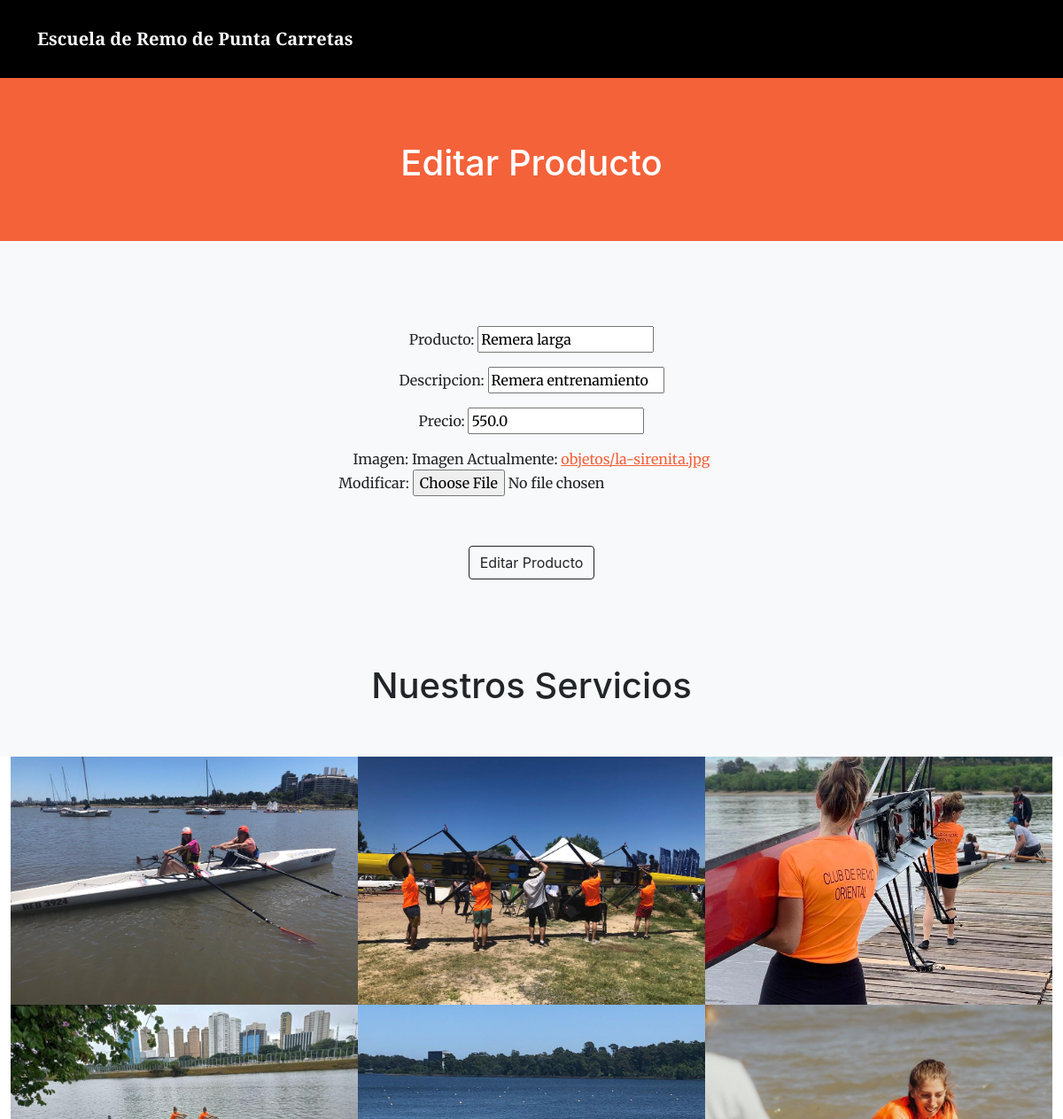
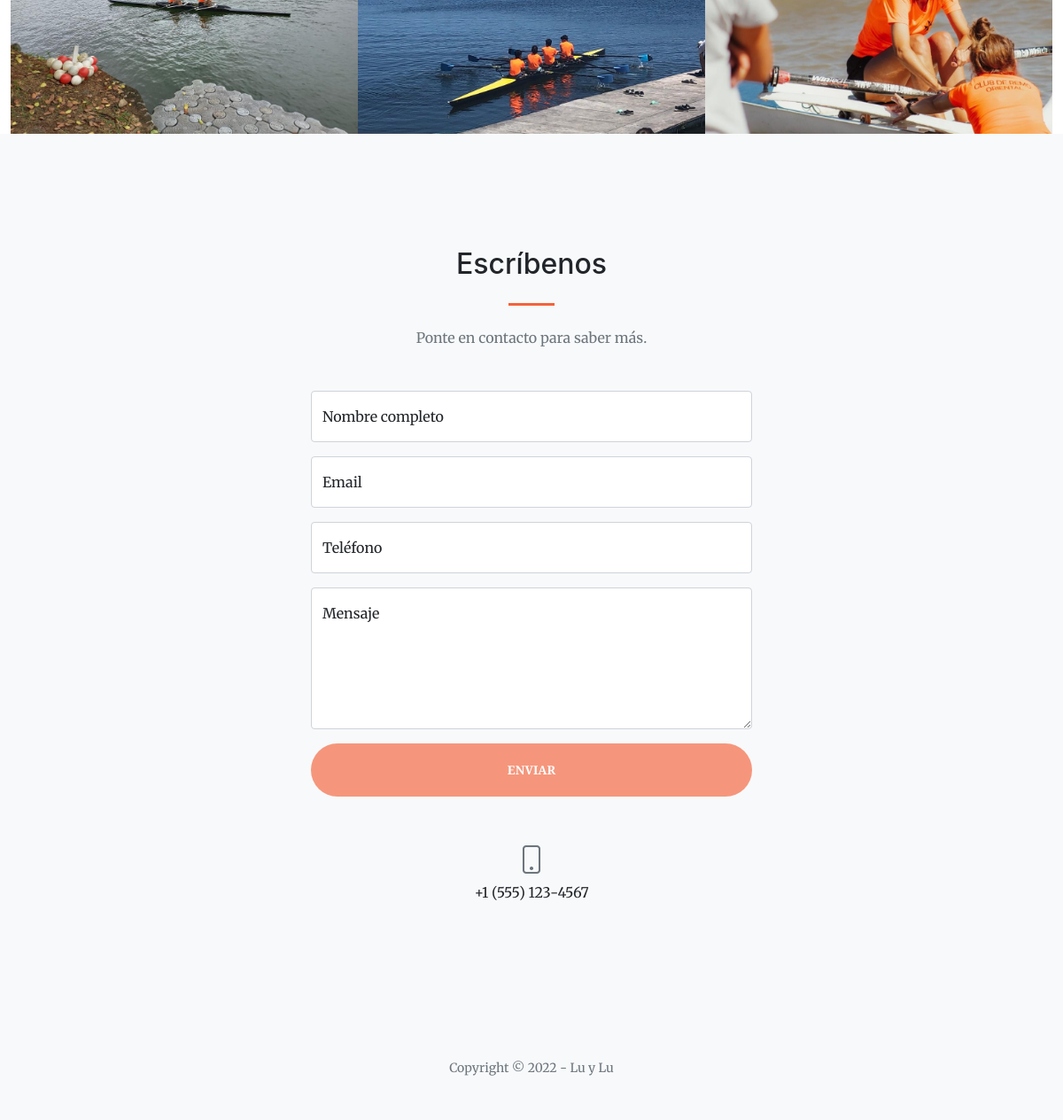
/editar_objeto/1 (signed in), run on the app's committed database (2 pictures, top to bottom).
### perfilesapp/models.py (models this page shows)
class TiendaObjetos(models.Model):
    producto = models.CharField("Producto", max_length=30)
    descripcion = models.CharField("Descripcion Producto", max_length=150)
    precio = models.FloatField("Precio $")
    imagen = models.ImageField("Imagen", upload_to="objetos/", null=True, blank=True) # despues de que todo tenga imagen puedo comentar , null=True, blank=True
    class Meta:
        verbose_name_plural = "Tienda de Objetos"

### perfilesapp/views.py (the view, shortened to what this page needs)
# urls.py: path('editar_objeto/<objeto_id>', editar_objeto, name="editar_objeto"),
@staff_member_required
def editar_objeto(request, objeto_id):
    objeto = TiendaObjetos.objects.get(id=objeto_id)
    formulario_vacio = ObjetoFormulario(
        initial={
            "producto":objeto.producto,
            "descripcion": objeto.descripcion,
            "precio": objeto.precio,
            "imagen": objeto.imagen
        })
    return render(request, "perfilesapp/editar_objeto.html", {"form":formulario_vacio})

### perfilesapp/forms.py
class ObjetoFormulario(forms.Form):
    producto = forms.CharField( max_length=30, label="Producto")
    descripcion = forms.CharField(max_length=150, label="Descripcion")
    precio = forms.IntegerField( label= "Precio")
    imagen = forms.ImageField(label= "Imagen")
    class Meta:
        model = TiendaObjetos
        fields = ['producto', 'descripcion', 'precio', 'imagen']

### perfilesapp/templates/perfilesapp/editar_objeto.html (shortened to what this page needs)
{% extends 'perfilesapp/base.html' %}
{% load static %}
{% block about %}
<div>
    <p class="justify-content-center">
        <h1 style="color:white" >
            <br>
            <br>
            Editar Producto
            <br>
            <br>
        </h1>
    </p>
</div>
{% endblock %}
{% block servicios %}
<div style="text-align:center">
    <section class="bg-light py-5">
        <form action="" method="post" enctype="multipart/form-data">
            <p>Producto:   {{form.producto}} </p>
            <p>Descripcion: {{form.descripcion}}</p>
            <p>Precio: {{form.precio}} </p>
            <p>Imagen:  {{form.imagen.label}}
                        {{form.imagen}}
            </p>
            <p><img class="card-img-top" src="{{tiendaobjeto.imagen.url}}" class="card-img-top" ></p>
            <a href="{% url 'objetos' %}"><button class="btn btn-outline-dark">Editar Producto</button></a>
        </form>
    </section>
</div>
{% endblock %}

### data on the page
TiendaObjetos: producto "Remera larga", descripcion "Remera entrenamiento", precio "550.0"
